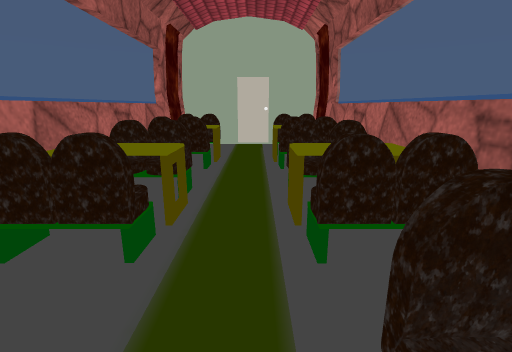
View 1 (above)

16 first-person views from a walk through a scene from a Unity 3-D project. The camera is 1.2 m above the floor, tilts 14° down and sees 85° across. The floor is counted in squares, 0.5 m on a side. Each view is taken from the middle of a square. On the plan, view 1 faces up. The plan holds only what a view shows up to about 18 squares ahead; the rest is blank. The place goes on beyond the plan. The player character is not drawn. Some surface patterns are stand-ins.

View 2
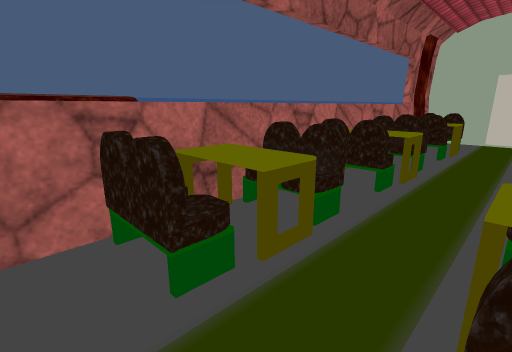

View 3
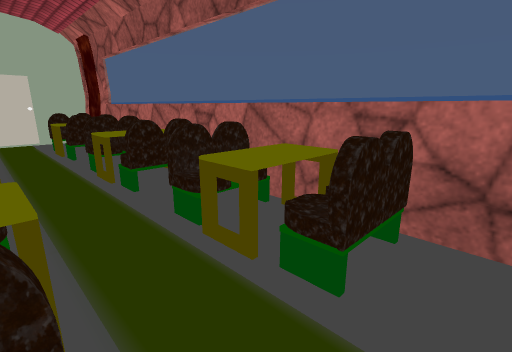

View 4
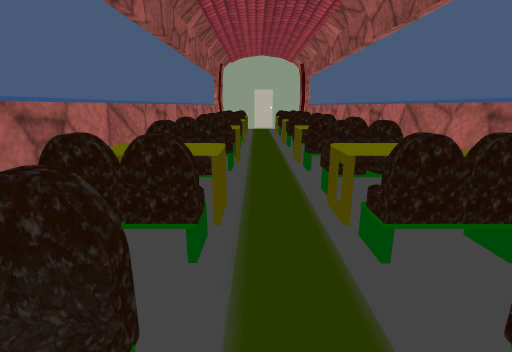

View 5
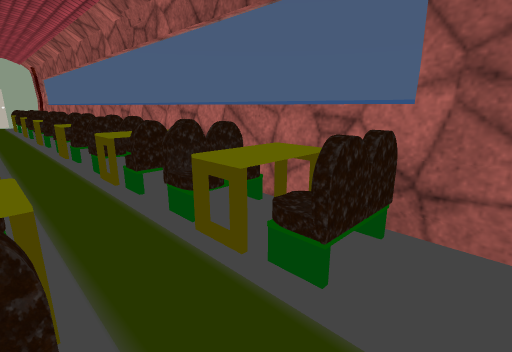

View 6
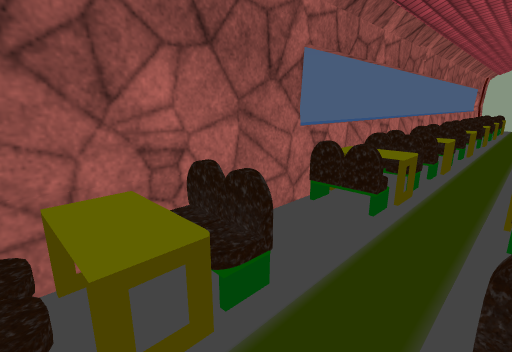

View 7
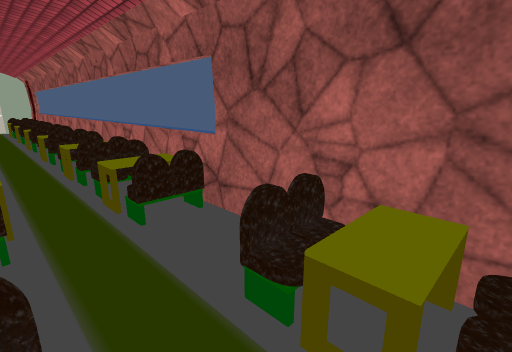

View 8
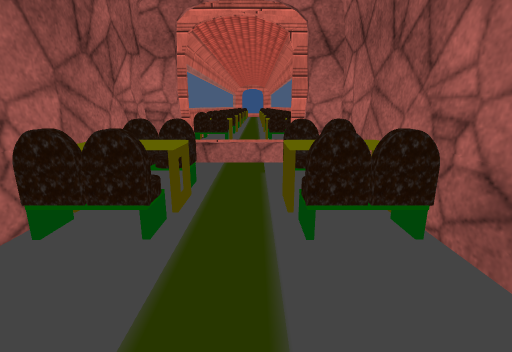

View 9
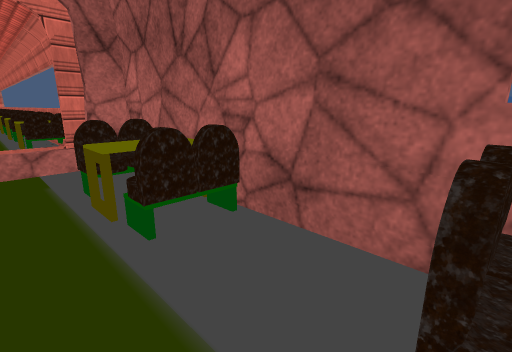

View 10
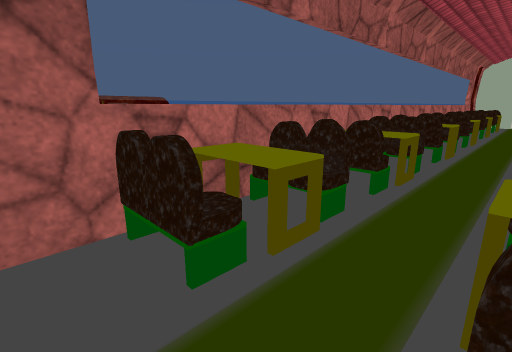

View 11
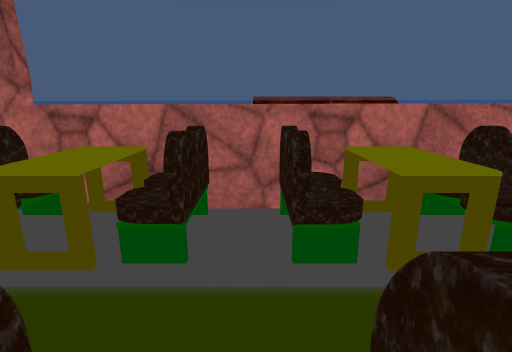

View 12
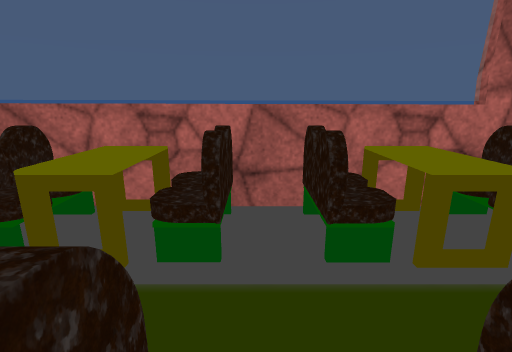

View 13
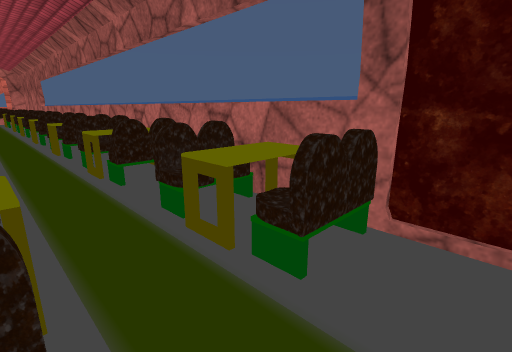

View 14
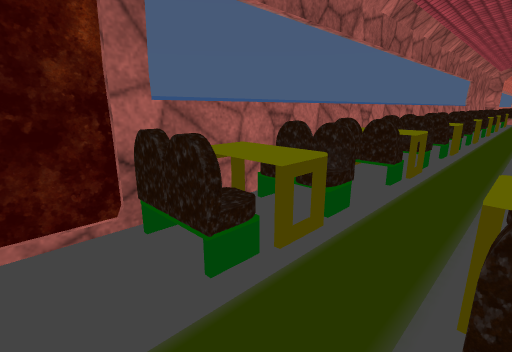

View 15
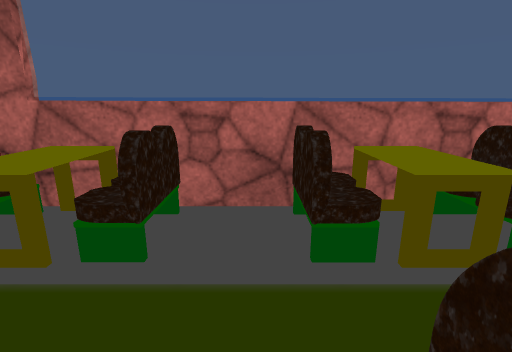

View 16
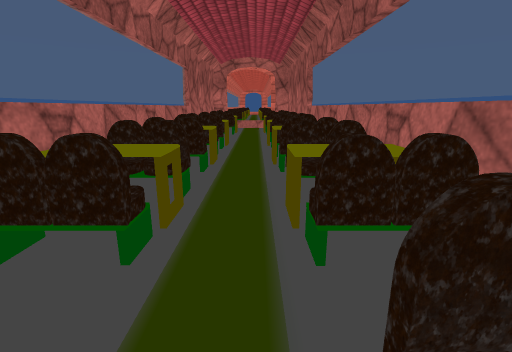

### Floor plan
Key: @ floor where view 1 was taken; # wall or solid block; . main floor; : floor 0.25 m higher than the main floor; / step, stairs or slope; = window, fence, low wall or low ledge; v drop or lower ground; O other object.
Columns run from 5 left of view 1 to 4 right of it. Each row starts with its distance up from view 1.
 18 ##########
 17 #........#
 16 #........#
 15 #OOO..OOO#
 14 # OO..OO #
 13 #OOO..OOO#
 12 #OOO..OOO#
 11 #OOO..OOO#
 10 # .......#
  9 # .......#
  8 ##OO..OOO#
  7 # .O....O#
  6 =  O..v  #
  5 #OOO..OOO#
  4 # OO..OOO#
  3 #=.......#
  2 #OOO...OO#
  1 #OOO..OOO#
  0 #OOO.@OOO#
 -1 #OOO..OOO#
 -2 # :O..OO #
 -3 #OOO..OOO#
 -4 # .......#
 -5 ##OO..OOO#
 -6 #=.O....O#
 -7 =  O..v  #
 -8 #OOO..OOO#
 -9 # OO..OOO#
-10 # .......#
-11 # .O....=#
-12 #=OO..OOO=
-13 =vOO..vOO#
-14 #OOO..OOO#
-15 # OO..OOO#
-16 #=.......#
-17 #OOO...OO#
-18 # OO..OO #
-19 #  O..O O#
-20 # .O....O#
-21 #OOO..OOO#
-22 #=.......#
-23 #=.......#
-24 #=.......#
-25 #=.......#
-26 #OOO..OOO#
-27 # .O..O.O#
-28 #OOO..OOO#
-29 #=//..///#
-30 #OOO..OOO#
-31 # .......#
-32 #  ....  #
-33 ###....###

Where each view was taken, in squares from view 1:
view 1: 0 up, 0 right, facing up
view 2: 4 down, 1 right, facing up-left
view 3: 4 down, 2 left, facing up-right
view 4: 13 down, 1 left, facing up
view 5: 23 down, 2 left, facing up-right
view 6: 29 down, 1 right, facing up-left
view 7: 29 down, 2 left, facing up-right
view 8: 21 down, 1 left, facing down
view 9: 21 down, 0 right, facing down-left
view 10: 23 down, 1 right, facing up-left
view 11: 16 down, 2 right, facing left
view 12: 16 down, 3 left, facing right
view 13: 17 up, 1 right, facing down-left
view 14: 17 up, 2 left, facing down-right
view 15: 9 up, 3 left, facing right
view 16: 1 down, 1 left, facing down
